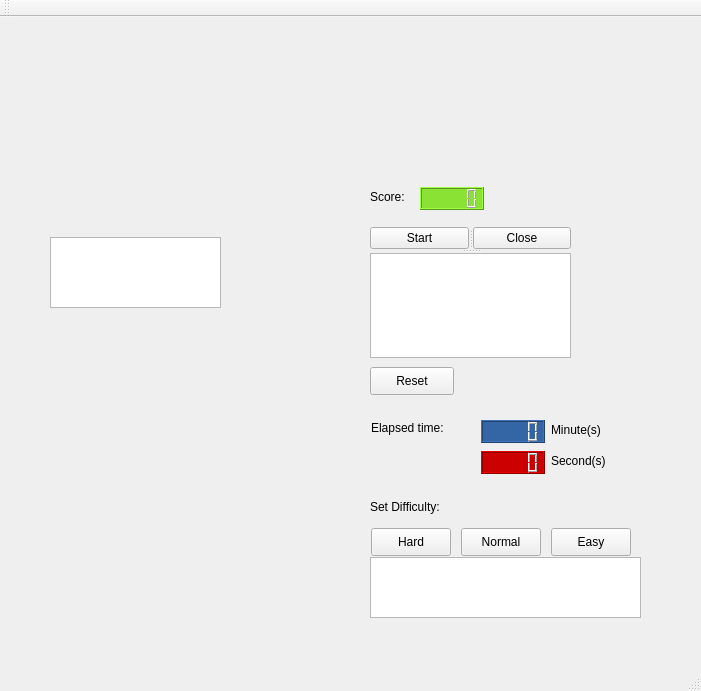
<?xml version="1.0" encoding="UTF-8"?>
<ui version="4.0">
 <class>MainWindow</class>
 <widget class="QMainWindow" name="MainWindow">
  <property name="geometry">
   <rect>
    <x>0</x>
    <y>0</y>
    <width>701</width>
    <height>691</height>
   </rect>
  </property>
  <property name="windowTitle">
   <string>MainWindow</string>
  </property>
  <widget class="QWidget" name="centralWidget">
   <widget class="QGraphicsView" name="graphicsView">
    <property name="geometry">
     <rect>
      <x>50</x>
      <y>220</y>
      <width>171</width>
      <height>71</height>
     </rect>
    </property>
   </widget>
   <widget class="QPushButton" name="resetPushButton">
    <property name="geometry">
     <rect>
      <x>370</x>
      <y>350</y>
      <width>84</width>
      <height>28</height>
     </rect>
    </property>
    <property name="text">
     <string>Reset</string>
    </property>
   </widget>
   <widget class="QSplitter" name="splitter_2">
    <property name="geometry">
     <rect>
      <x>370</x>
      <y>210</y>
      <width>201</width>
      <height>131</height>
     </rect>
    </property>
    <property name="orientation">
     <enum>Qt::Vertical</enum>
    </property>
    <widget class="QSplitter" name="splitter">
     <property name="orientation">
      <enum>Qt::Horizontal</enum>
     </property>
     <widget class="QPushButton" name="startPushButton">
      <property name="text">
       <string>Start</string>
      </property>
     </widget>
     <widget class="QPushButton" name="closePushButton">
      <property name="text">
       <string>Close</string>
      </property>
     </widget>
    </widget>
    <widget class="QTextBrowser" name="infoTextBrowser"/>
   </widget>
   <widget class="QLabel" name="label_3">
    <property name="geometry">
     <rect>
      <x>370</x>
      <y>480</y>
      <width>101</width>
      <height>20</height>
     </rect>
    </property>
    <property name="text">
     <string>Set Difficulty:</string>
    </property>
   </widget>
   <widget class="QTextBrowser" name="textBrowserDifficulty">
    <property name="geometry">
     <rect>
      <x>370</x>
      <y>540</y>
      <width>271</width>
      <height>61</height>
     </rect>
    </property>
   </widget>
   <widget class="QLabel" name="label_4">
    <property name="geometry">
     <rect>
      <x>370</x>
      <y>170</y>
      <width>63</width>
      <height>20</height>
     </rect>
    </property>
    <property name="text">
     <string>Score:</string>
    </property>
   </widget>
   <widget class="QLCDNumber" name="lcdNumberScore">
    <property name="geometry">
     <rect>
      <x>420</x>
      <y>170</y>
      <width>64</width>
      <height>23</height>
     </rect>
    </property>
    <property name="styleSheet">
     <string notr="true">background-color: rgb(138, 226, 52);
</string>
    </property>
   </widget>
   <widget class="QLabel" name="timeLabel">
    <property name="geometry">
     <rect>
      <x>371</x>
      <y>401</y>
      <width>87</width>
      <height>20</height>
     </rect>
    </property>
    <property name="text">
     <string>Elapsed time:</string>
    </property>
   </widget>
   <widget class="QLCDNumber" name="lcdNumberMin">
    <property name="geometry">
     <rect>
      <x>481</x>
      <y>403</y>
      <width>64</width>
      <height>23</height>
     </rect>
    </property>
    <property name="styleSheet">
     <string notr="true">background-color: rgb(52, 101, 164);
font: 11pt &quot;Clean&quot;;</string>
    </property>
   </widget>
   <widget class="QLabel" name="label">
    <property name="geometry">
     <rect>
      <x>551</x>
      <y>403</y>
      <width>63</width>
      <height>20</height>
     </rect>
    </property>
    <property name="text">
     <string>Minute(s)</string>
    </property>
   </widget>
   <widget class="QLCDNumber" name="lcdNumberSec">
    <property name="geometry">
     <rect>
      <x>481</x>
      <y>434</y>
      <width>64</width>
      <height>23</height>
     </rect>
    </property>
    <property name="styleSheet">
     <string notr="true">background-color: rgb(204, 0, 0);
font: 11pt &quot;Clean&quot;;</string>
    </property>
   </widget>
   <widget class="QLabel" name="label_2">
    <property name="geometry">
     <rect>
      <x>551</x>
      <y>434</y>
      <width>67</width>
      <height>20</height>
     </rect>
    </property>
    <property name="text">
     <string>Second(s)</string>
    </property>
   </widget>
   <widget class="QPushButton" name="pushButtonHard">
    <property name="geometry">
     <rect>
      <x>371</x>
      <y>511</y>
      <width>80</width>
      <height>28</height>
     </rect>
    </property>
    <property name="text">
     <string>Hard</string>
    </property>
   </widget>
   <widget class="QPushButton" name="pushButtonNormal">
    <property name="geometry">
     <rect>
      <x>461</x>
      <y>511</y>
      <width>80</width>
      <height>28</height>
     </rect>
    </property>
    <property name="text">
     <string>Normal</string>
    </property>
   </widget>
   <widget class="QPushButton" name="pushButtonEasy">
    <property name="geometry">
     <rect>
      <x>551</x>
      <y>511</y>
      <width>80</width>
      <height>28</height>
     </rect>
    </property>
    <property name="text">
     <string>Easy</string>
    </property>
   </widget>
  </widget>
  <widget class="QMenuBar" name="menuBar">
   <property name="geometry">
    <rect>
     <x>0</x>
     <y>0</y>
     <width>701</width>
     <height>25</height>
    </rect>
   </property>
  </widget>
  <widget class="QToolBar" name="mainToolBar">
   <attribute name="toolBarArea">
    <enum>TopToolBarArea</enum>
   </attribute>
   <attribute name="toolBarBreak">
    <bool>false</bool>
   </attribute>
  </widget>
  <widget class="QStatusBar" name="statusBar"/>
 </widget>
 <layoutdefault spacing="6" margin="11"/>
 <resources/>
 <connections>
  <connection>
   <sender>closePushButton</sender>
   <signal>clicked()</signal>
   <receiver>MainWindow</receiver>
   <slot>close()</slot>
   <hints>
    <hint type="sourcelabel">
     <x>530</x>
     <y>276</y>
    </hint>
    <hint type="destinationlabel">
     <x>573</x>
     <y>296</y>
    </hint>
   </hints>
  </connection>
 </connections>
</ui>
